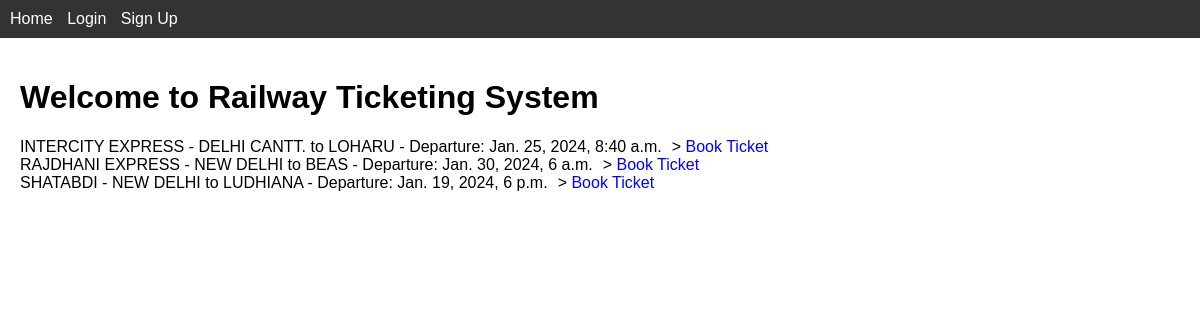
The page / on the database its author committed.
### ticketing/models.py (models this page shows)
class Train(models.Model):
    name = models.CharField(max_length=100)
    source = models.CharField(max_length=100)
    destination = models.CharField(max_length=100)
    departure_time = models.DateTimeField()
    fare = models.DecimalField(max_digits=8, decimal_places=2)
    available_seats = models.PositiveIntegerField()
    schedule = models.CharField(max_length=100)

### ticketing/views.py (the view)
# urls.py: path('', homepage, name='homepage'),
def homepage(request):
    trains = Train.objects.all()
    current_date = timezone.now().date()
    upcoming_trains = Train.objects.filter(departure_time__date__gte=current_date).order_by('departure_time')[:5]
    return render(request, 'homepage.html', {'trains': trains})

### ticketing/templates/homepage.html (shortened to what this page needs)
{% extends 'base.html' %}
{% block content %}
<body>
    <h1>Welcome to Railway Ticketing System</h1>
    <ul>
        {% for train in trains %}
        <li>{{ train.name }} - {{ train.source }} to {{ train.destination }} - Departure: {{ train.departure_time }}</li>>
        <li><a href="{% url 'ticketing:book_ticket' train.id %}" style="color:blue;" >Book Ticket</a></li>
        {% endfor %}
    </ul>
{% endblock %}

### ticketing/templates/base.html (shortened to what this page needs)
<html>
<head>
</head>
<body>
  <nav>
    <ul>
      <li><a href="{% url 'ticketing:homepage' %}">Home</a></li>
       {% if user.is_authenticated %}
        <li><a href="{% url 'ticketing:user_bookings' %}">My Bookings</a></li>
      <li><a href="{% url 'ticketing:profile' %}">Profile</a></li>
        <li><a href="{% url 'ticketing:logout' %}">Logout</a></li>
      {% else %}
        <li><a href="{% url 'ticketing:login' %}">Login</a></li>
        <li><a href="{% url 'ticketing:signup' %}">Sign Up</a></li>
      {% endif %}
    </ul>
  </nav>
  <div class="content">
    {% block content %}{% endblock %}
  </div>
</body>

### ticketing/templates/base.html (style rules this page uses)
body { font-family: Arial, sans-serif; margin: 0; padding: 0; }
nav { background-color: #333; padding: 10px; }
ul { list-style: none; margin: 0; padding: 0; }
li { display: inline-block; margin-right: 10px; }
a { text-decoration: none; color: white; }
.content { padding: 20px; }

### rows shown on the page
Train: name "INTERCITY EXPRESS", source "DELHI CANTT.", destination "LOHARU", departure_time "Jan. 25, 2024, 8:40 a.m."
Train: name "RAJDHANI EXPRESS", source "NEW DELHI", destination "BEAS", departure_time "Jan. 30, 2024, 6 a.m."
Train: name "SHATABDI", source "NEW DELHI", destination "LUDHIANA", departure_time "Jan. 19, 2024, 6 p.m."
